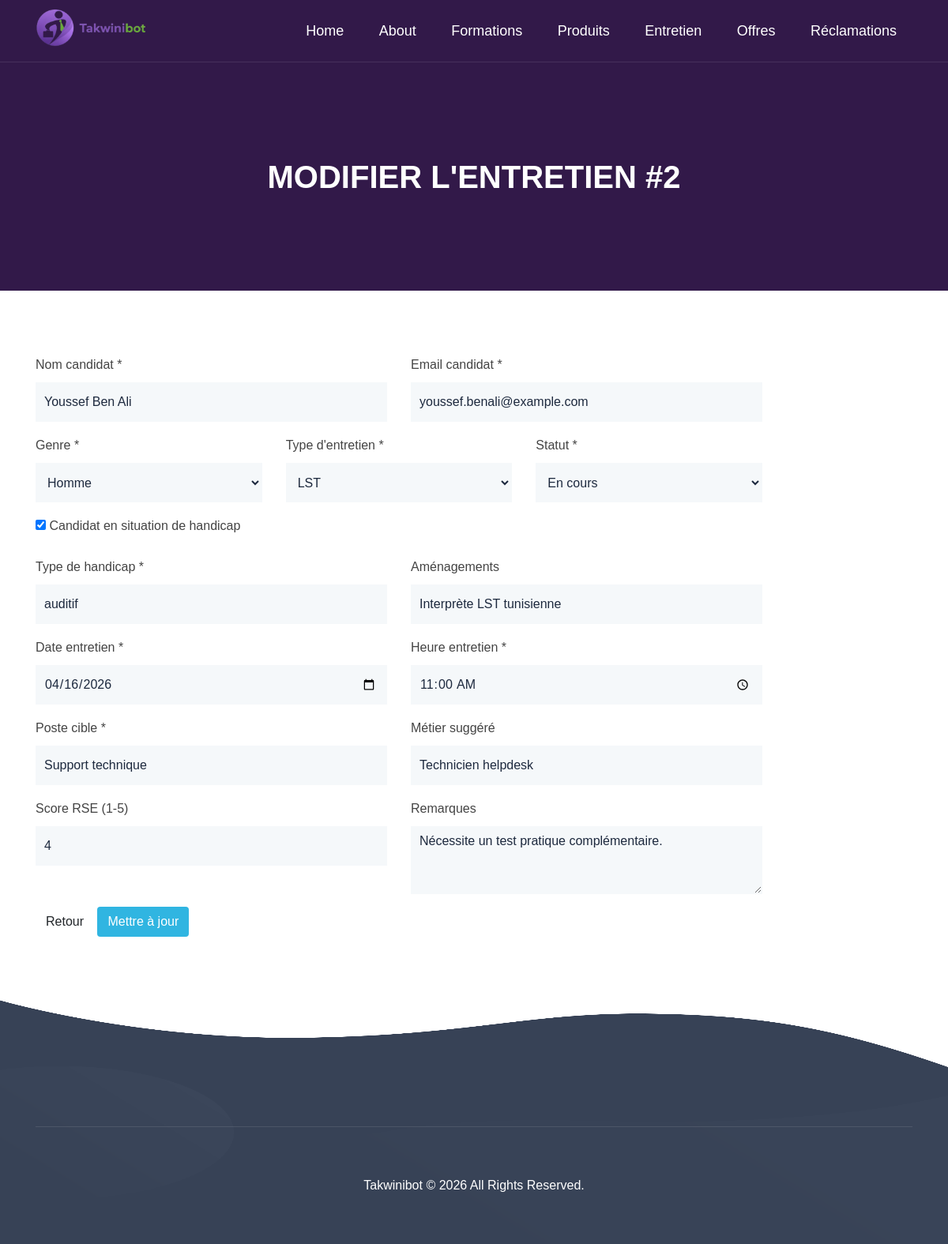
Page /edit.php?id=2 on the committed database.
### tables this page shows
CREATE TABLE `entretien` (
  `id`              bigint(20) UNSIGNED NOT NULL AUTO_INCREMENT,

   
  `nom_candidat`    varchar(100)        NOT NULL,
  `email_candidat`  varchar(150)        NOT NULL,
  `genre`           enum('homme','femme') NOT NULL DEFAULT 'homme',
  `type_handicap`   varchar(100)        NOT NULL,
  `amenagements`    text                DEFAULT NULL,

   
  `type_entretien_id` bigint(20) UNSIGNED NOT NULL COMMENT 'FK → type_entretien.id',
  `date_entretien`  date                NOT NULL,
  `heure_entretien` time                NOT NULL,

   
  `poste_cible`     varchar(150)        NOT NULL,
  `metier_suggere`  varchar(150)        DEFAULT NULL,
  `score_rse`       tinyint(3) UNSIGNED DEFAULT NULL
                    CHECK (`score_rse` BETWEEN 1 AND 5),
  `remarques`       text                DEFAULT NULL,

   
  `statut`          enum('planifié','en cours','terminé','annulé')
                    NOT NULL DEFAULT 'planifié',
  `created_at`      datetime            NOT NULL DEFAULT current_timestamp(),

  PRIMARY KEY (`id`),
  KEY `idx_type_entretien`  (`type_entretien_id`),
  KEY `idx_date_entretien`  (`date_entretien`),
  KEY `idx_statut_entretien`(`statut`),
  KEY `idx_email_candidat`  (`email_candidat`)
);

### edit.php (the view, shortened to what this page needs)
<?php
$pdo = config::getConnexion();
function e(string $value): string
{
    return htmlspecialchars($value, ENT_QUOTES, 'UTF-8');
}
$id = isset($_GET['id']) ? (int) $_GET['id'] : 0;
$typesEntretien = ['présentiel', 'visioconférence', 'téléphonique', 'LST', 'hybride'];
$genres = ['homme', 'femme'];
$statuts = ['planifié', 'en cours', 'terminé', 'annulé'];
$selectStmt = $pdo->prepare('SELECT * FROM entretien WHERE id = :id');
$selectStmt->execute([':id' => $id]);
$entretien = $selectStmt->fetch();
$data = [
    'nom_candidat'      => (string) $entretien['nom_candidat'],
    'email_candidat'    => (string) $entretien['email_candidat'],
    'genre'             => (string) $entretien['genre'],
    'type_handicap'     => (string) ($entretien['type_handicap'] ?? ''),
    'amenagements'      => (string) ($entretien['amenagements'] ?? ''),
    'type_entretien_id' => (string) ($entretien['type_entretien_id'] ?? ''),
    'date_entretien'    => (string) $entretien['date_entretien'],
    'heure_entretien'   => substr((string) $entretien['heure_entretien'], 0, 5),
    'poste_cible'       => (string) $entretien['poste_cible'],
    'metier_suggere'    => (string) ($entretien['metier_suggere'] ?? ''),
    'score_rse'         => $entretien['score_rse'] !== null ? (string) $entretien['score_rse'] : '',
    'remarques'         => (string) ($entretien['remarques'] ?? ''),
    'statut'            => (string) $entretien['statut'],
    'has_handicap'      => ($entretien['type_handicap'] !== null && $entretien['type_handicap'] !== 'aucun') ? '1' : '0',
];
$assets = '/Hilux-1.0.0/Hilux-1.0.0/Hilux-1.0.0/Hilux-1.0.0/assets';
?>
<!DOCTYPE html>
<html lang="fr">
<head>
    <link rel="stylesheet" href="<?= $assets ?>/bootstrap/css/bootstrap.min.css">
    <link rel="stylesheet" href="<?= $assets ?>/fonts/font-awesome.min.css">
    <link rel="stylesheet" href="<?= $assets ?>/fonts/themify-icons.css">
    <link rel="stylesheet" href="<?= $assets ?>/css/fonts.css">
    <link rel="stylesheet" href="<?= $assets ?>/css/menu.css">
    <link rel="stylesheet" href="<?= $assets ?>/css/style.css">
    <link rel="stylesheet" href="<?= $assets ?>/css/responsive.css">
</head>
<body data-spy="scroll" data-offset="80">
<header class="site-navbar js-sticky-header site-navbar-target" role="banner">
    <div class="container">
        <div class="row align-items-center">
            <div class="col-6 col-xl-2">
                <h1 class="mb-0 site-logo"><a href="/Hilux-1.0.0/Hilux-1.0.0/Hilux-1.0.0/Hilux-1.0.0/index.html"><img src="<?= $assets ?>/img/logo.png" alt="TakwiniBot"></a></h1>
            </div>
            <div class="col-12 col-md-10 d-none d-xl-block">
                <nav class="site-navigation position-relative text-right" role="navigation">
                    <ul class="site-menu main-menu js-clone-nav mr-auto d-none d-lg-block">
                        <li><a class="nav-link" href="/Hilux-1.0.0/Hilux-1.0.0/Hilux-1.0.0/Hilux-1.0.0/index.html">Home</a></li>
                        <li><a class="nav-link" href="/Hilux-1.0.0/Hilux-1.0.0/Hilux-1.0.0/Hilux-1.0.0/about.html">About</a></li>
                        <li><a class="nav-link" href="/Hilux-1.0.0/Hilux-1.0.0/Hilux-1.0.0/Hilux-1.0.0/formations/formation.html">Formations</a></li>
                        <li><a class="nav-link" href="/Hilux-1.0.0/Hilux-1.0.0/Hilux-1.0.0/Hilux-1.0.0/gallery.html">Produits</a></li>
                        <li><a href="index.php" class="nav-link active">Entretien</a></li>
                        <li><a class="nav-link" href="/Hilux-1.0.0/Hilux-1.0.0/Hilux-1.0.0/Hilux-1.0.0/offres.html">Offres</a></li>
                        <li><a class="nav-link" href="/Hilux-1.0.0/Hilux-1.0.0/Hilux-1.0.0/Hilux-1.0.0/front_mes_reclamations.html">Réclamations</a></li>
                    </ul>
                </nav>
            </div>
        </div>
    </div>
</header>
<section class="section-top">
    <div class="container">
        <div class="col-lg-10 offset-lg-1 col-xs-12 text-center">
            <div class="section-top-title wow fadeInRight" data-wow-duration="1s" data-wow-delay="0.3s" data-wow-offset="0">
                <h1>Modifier l'entretien #<?= $id ?></h1>
            </div>
        </div>
    </div>
</section>
<section class="section-padding">
    <div class="container">
        <div class="row">
            <div class="col-lg-10 col-lg-offset-1 col-md-12">
                <div class="single_agent_info">
                    <form method="post" action="edit.php?id=<?= $id ?>">
                        <div class="row">
                            <div class="col-md-6 form-group">
                                <label for="nom_candidat">Nom candidat *</label>
                                <input type="text" id="nom_candidat" name="nom_candidat" class="form-control" value="<?= e($data['nom_candidat']) ?>" data-hint="Veuillez entrer votre nom complet">
                            </div>
                            <div class="col-md-6 form-group">
                                <label for="email_candidat">Email candidat *</label>
                                <input type="email" id="email_candidat" name="email_candidat" class="form-control" value="<?= e($data['email_candidat']) ?>" data-hint="Entrez votre adresse email valide">
                            </div>
                        </div>
                        <div class="row">
                            <div class="col-md-4 form-group">
                                <label for="genre">Genre *</label>
                                <select id="genre" name="genre" class="form-control" data-hint="Sélectionnez votre genre">
                                    <?php foreach ($genres as $genre): ?>
                                        <option value="<?= e($genre) ?>" <?= $data['genre'] === $genre ? 'selected' : '' ?>><?= e(ucfirst($genre)) ?></option>
                                    <?php endforeach; ?>
                                </select>
                            </div>
                            <div class="col-md-4 form-group">
                                <label for="type_entretien_id">Type d'entretien *</label>
                                <select id="type_entretien_id" name="type_entretien_id" class="form-control" data-hint="Choisissez le type d'entretien">
                                    <?php foreach ($typesEntretien as $i => $type): ?>
                                        <option value="<?= $i+1 ?>" <?= $data['type_entretien_id'] === (string)($i+1) ? 'selected' : '' ?>><?= e(ucfirst($type)) ?></option>
                                    <?php endforeach; ?>
                                </select>
                            </div>
                            <div class="col-md-4 form-group">
                                <label for="statut">Statut *</label>
                                <select id="statut" name="statut" class="form-control" data-hint="Sélectionnez le statut de l'entretien">
                                    <?php foreach ($statuts as $s): ?>
                                        <option value="<?= e($s) ?>" <?= $data['statut'] === $s ? 'selected' : '' ?>><?= e(ucfirst($s)) ?></option>
                                    <?php endforeach; ?>
                                </select>
                            </div>
                        </div>
                        <div class="form-group">
                            <label><input type="checkbox" id="has_handicap" name="has_handicap" value="1" <?= $data['has_handicap'] === '1' ? 'checked' : '' ?>> Candidat en situation de handicap</label>
                        </div>
                        <div id="handicap-fields" style="display:none;">
                            <div class="row">
                                <div class="col-md-6 form-group">
                                    <label for="type_handicap">Type de handicap *</label>
                                    <input type="text" id="type_handicap" name="type_handicap" class="form-control" value="<?= e($data['type_handicap'] !== 'aucun' ? $data['type_handicap'] : '') ?>" data-hint="Précisez votre type de handicap">
                                </div>
                                <div class="col-md-6 form-group">
                                    <label for="amenagements">Aménagements</label>
                                    <input type="text" id="amenagements" name="amenagements" class="form-control" value="<?= e($data['amenagements']) ?>" data-hint="Décrivez les aménagements nécessaires">
                                </div>
                            </div>
                        </div>
                        <div class="row">
                            <div class="col-md-6 form-group">
                                <label for="date_entretien">Date entretien *</label>
                                <input type="date" id="date_entretien" name="date_entretien" class="form-control" value="<?= e($data['date_entretien']) ?>" data-hint="Sélectionnez la date de l'entretien">
                            </div>
                            <div class="col-md-6 form-group">
                                <label for="heure_entretien">Heure entretien *</label>
                                <input type="time" id="heure_entretien" name="heure_entretien" class="form-control" value="<?= e($data['heure_entretien']) ?>" data-hint="Choisissez l'heure de l'entretien">
                            </div>
                        </div>
                        <div class="row">
                            <div class="col-md-6 form-group">
                                <label for="poste_cible">Poste cible *</label>
                                <input type="text" id="poste_cible" name="poste_cible" class="form-control" value="<?= e($data['poste_cible']) ?>" data-hint="Entrez le poste cible">
                            </div>
                            <div class="col-md-6 form-group">
                                <label for="metier_suggere">Métier suggéré</label>
                                <input type="text" id="metier_suggere" name="metier_suggere" class="form-control" value="<?= e($data['metier_suggere']) ?>">
                            </div>
                        </div>
                        <div class="row">
                            <div class="col-md-6 form-group">
                                <label for="score_rse">Score RSE (1-5)</label>
                                <input type="number" id="score_rse" name="score_rse" min="1" max="5" class="form-control" value="<?= e($data['score_rse']) ?>" data-hint="Entrez un score entre 1 et 5">
                            </div>
                            <div class="col-md-6 form-group">
                                <label for="remarques">Remarques</label>
                                <textarea id="remarques" name="remarques" rows="3" class="form-control" data-hint="Ajoutez vos remarques supplémentaires"><?= e($data['remarques']) ?></textarea>
                            </div>
                        </div>
                        <a href="show.php?id=<?= $id ?>" class="btn btn-default">Retour</a>
                        <button type="submit" class="btn btn-default" style="background:#30b5e1;color:#fff;">Mettre à jour</button>
                    </form>
                </div>
            </div>
        </div>
    </div>
</section>
<footer class="footer-area">
    <div class="container">
        <div class="row text-center">
            <div class="col-lg-12 col-sm-12 col-xs-12 wow zoomIn">
                <p class="footer_copyright">Takwinibot &copy; 2026 All Rights Reserved.</p>
            </div>
        </div>
    </div>
</footer>
</body>
</html>

### assets-theme/css/menu.css (style rules this page uses)
.site-navbar { margin-bottom: 0px; z-index: 1999; position: absolute; top: 0; width: 100%; }
.site-navbar .site-logo { position: relative; left: 0; font-size: 24px; }
.site-navbar .site-navigation .site-menu { margin-bottom: 0; }
.site-navbar .site-navigation .site-menu .active { color: #35ac39; display: inline-block; padding: 20px 20px; }
.site-navbar .site-navigation .site-menu a { text-decoration: none !important; display: inline-block; }
.site-navbar .site-navigation .site-menu > li { display: inline-block; }
.site-navbar .site-navigation .site-menu > li > a { padding: 25px 20px; font-size: 18px; text-transform: capitalize; display: inline-block; text-decoration: none !important; }
.site-mobile-menu .site-nav-wrap { padding: 0; margin: 0; list-style: none; position: relative; }
.site-mobile-menu .site-nav-wrap a { padding: 10px 20px; display: block; position: relative; color: #212529; }
.site-mobile-menu .site-nav-wrap li { position: relative; display: block; }
.site-mobile-menu .site-nav-wrap li .active { color: #35ac39; }
.site-mobile-menu .site-nav-wrap > li { display: block; position: relative; float: left; width: 100%; }
.site-mobile-menu .site-nav-wrap > li > a { padding-left: 20px; font-size: 20px; }
.sticky-wrapper .site-navbar { -webkit-transition: .3s all ease; -o-transition: .3s all ease; transition: .3s all ease; }
.sticky-wrapper .site-navbar { border-bottom: 1px solid rgba(255, 255, 255, 0.1); }
.site-logo img { width:150px; }
.sticky-wrapper .site-navbar .site-logo a { color: #fff; }
.sticky-wrapper .site-navbar .site-menu > li > a { color: #fff !important; }
.sticky-wrapper .site-navbar .site-menu > li > a:hover, .sticky-wrapper .site-navbar .site-menu > li > a.active { color: #fff !important; }

### assets-theme/css/style.css (style rules this page uses)
body { color: #444; font-family: 'Exo', sans-serif; font-size: 16px; font-weight: 400; line-height: 28px; background:#fff; overflow-x:hidden; }
html, body { height: 100% }
h1, h2, h3, h4, h5, h6 { letter-spacing: 0px; margin-top: 0px; font-family: 'Exo', sans-serif; color: #1d293e; font-weight: 400; }
a { font-family: 'Exo', sans-serif; text-decoration: none; -webkit-transition: all 0.2s ease 0s; -o-transition: all 0.2s ease 0s; transition: all 0.2s ease 0s; }
p { margin-bottom: 0; }
ul, li { margin: 0; padding: 0; }
.section-padding { padding:80px 0 }
.form-control { background: #f5f8fa none repeat scroll 0 0; border: 1px solid #f5f8fa; border-radius: 0; -webkit-box-shadow: none; box-shadow: none; color: #1d293e; height: 50px; padding-left: 10px; -webkit-transition: all 0.2s ease 0s; -o-transition: all 0.2s ease 0s; transition: all 0.2s ease 0s; }
.footer-area { position: relative; background-image: url(../img/bg/footer.png); background-size: 100% 100%; padding: 160px 0px 60px; }
.footer_copyright { color: #fff; margin: 0; text-transform: capitalize; border-top: 1px solid rgba(255, 255, 255, 0.1); padding-top: 60px; }
.section-top { background:#321949; padding-bottom: 120px; padding-top: 200px; position: relative; }
.section-top-title h1 { margin: 0; color:#fff; font-weight:600; text-transform: uppercase; }

### rows in the picture
entretien: nom_candidat "Youssef Ben Ali", email_candidat "youssef.benali@example.com", genre "Homme", type_entretien_id "LST", statut "En cours", type_handicap "auditif", amenagements "Interprète LST tunisienne", date_entretien "04/16/2026", poste_cible "Support technique", metier_suggere "Technicien helpdesk", score_rse "4", remarques "Nécessite un test pratique complémentaire."

### other values in the picture
$id "2"
